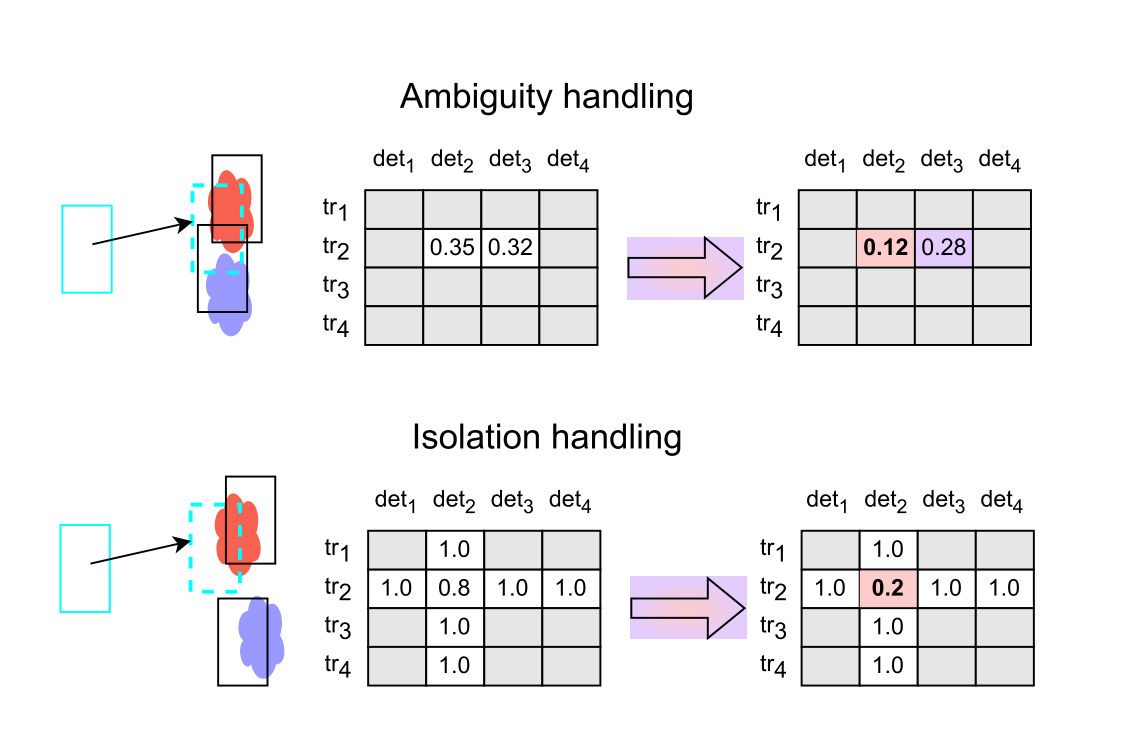
#> input picture 2.6.0/assets/mcbyte/mcbyte-ambiguity-isolation.webp, 1122 x 736 px; its folder holds only this picture in this run
$ python -i cmc.py   (imports and definitions only)
#> lines starting #> are read from the running program, lines starting #| are printed output that depends on the picture
#> further down, picture is the input picture: shape (736, 1122, 3); mean B, G, R 240.6, 239.3, 240.3
# ------------------------------------------------------------------------
# Trackers
# Copyright (c) 2026 Roboflow. All Rights Reserved.
# Licensed under the Apache License, Version 2.0 [see LICENSE for details]
# ------------------------------------------------------------------------

import copy
import logging
from dataclasses import dataclass
from typing import Any, Literal

import cv2
import numpy as np

logger = logging.getLogger("trackers.cmc")

CMCTMethod = Literal["orb", "sift", "sparseOptFlow", "ecc"]


@dataclass
class CMCConfig:
    """
    Configuration for camera motion compensation (CMC).

    The CMC module estimates a global 2D affine transform `H` (2x3) between consecutive
    frames. This transform is then applied to predicted track states before data
    association.

    Attributes:
        method:
            Camera motion estimation method.

            - "orb": Feature matching using
              FAST keypoints + ORB descriptors + BFMatcher (Hamming),
              followed by robust affine estimation (RANSAC).
              Optionally masks out detection boxes so features are extracted from
              background.
            - "sift": Feature matching using
              SIFT keypoints + SIFT descriptors + BFMatcher (L2),
              followed by robust affine estimation (RANSAC).
              Optionally masks out detection boxes so features are extracted from
              background. "sift" generally produces fewer but more distinctive matches
              than ORB at higher compute cost.
            - "sparseOptFlow": Sparse optical flow using corner tracking:
              goodFeaturesToTrack -> calcOpticalFlowPyrLK -> robust affine estimation
              (RANSAC).
            - "ecc": Global image alignment using the Enhanced Correlation Coefficient
              (ECC) optimization method. This estimates a 2D Euclidean transform
              directly from grayscale image intensities rather than from sparse feature
              correspondences.

        downscale:
            Integer downscale factor applied to frames before running CMC.

            Purpose:
            - Speeds up feature extraction / optical flow.

            Behavior:
            - Frames are resized to (W//downscale, H//downscale) for motion estimation.
            - The resulting affine translation components H[0,2], H[1,2] are scaled back
              by multiplying by `downscale`, so the transform is in original image
              coordinates.

        fast_threshold:
            (ORB only) Threshold for the FAST keypoint detector.
            Higher values yield fewer keypoints (more selective); lower values yield
            more keypoints.

        ransac_reproj_threshold:
            (ORB and SIFT) RANSAC reprojection threshold in pixels passed to
            OpenCV's affine estimation. It controls how far a point is allowed to
            deviate from the estimated model while still being counted as an inlier.
            Smaller values are stricter (reject more matches); larger values are more
            tolerant.

        max_spatial_distance_frac:
            (ORB and SIFT) Maximum allowed spatial displacement for a tentative match,
            expressed as a fraction of (image width, image height) *after downscale*.

            Example:
                If max_spatial_distance_frac = 0.25 and the downscaled frame is (W, H),
                then a match is rejected if |dx| >= 0.25*W or |dy| >= 0.25*H.

            Motivation:
                Reject obviously incorrect descriptor matches whose displacement is
                implausibly large.

        roi_min_frac:
            (ORB and SIFT) Lower bound of the region-of-interest (ROI) used to select
            keypoints, expressed as a fraction of frame size. Points outside the ROI
            are masked out.

            Example:
                roi_min_frac=0.02 means we ignore a ~2% border on each side.

        roi_max_frac:
            (ORB and SIFT) Upper bound of the ROI used to select keypoints (fraction of
            frame size). Together with roi_min_frac, it defines a central rectangle:
                [roi_min_frac..roi_max_frac] in both x and y.

        sift_n_octave_layers:
            (SIFT only) Number of octave layers used by SIFT when constructing the
            scale-space pyramid. Increasing this can increase sensitivity to scale
            changes, at higher compute cost.

        sift_contrast_threshold:
            (SIFT only) Threshold controlling how sensitive SIFT is
            to low-contrast keypoints. Lower values generally produce more keypoints;
            higher values are stricter.

        sift_edge_threshold:
            (SIFT only) Threshold controlling rejection of keypoints on edges.
            Lower values reject more edge-like responses; higher values are more
            permissive.

        sof_max_corners:
            (SparseOptFlow only) `maxCorners` passed to `cv2.goodFeaturesToTrack`.
            Maximum number of corners to detect for tracking.
            Larger values can improve robustness (more points), but cost more compute.

        sof_quality_level:
            (SparseOptFlow only) `qualityLevel` passed to `cv2.goodFeaturesToTrack`.
            Minimum accepted quality of corners. A higher value keeps only stronger
            corners; a lower value yields more corners (including weaker ones).

        sof_min_distance:
            (SparseOptFlow only) `minDistance` passed to `cv2.goodFeaturesToTrack`.
            Minimum Euclidean distance (in pixels) between returned corners.
            Higher values produce more spatially spread points; lower values allow
            clustering.

        sof_block_size:
            (SparseOptFlow only) `blockSize` passed to `cv2.goodFeaturesToTrack`.
            Size of the neighborhood used to compute corner quality (structure tensor
            window).

        sof_use_harris:
            (SparseOptFlow only) `useHarrisDetector` passed to
            `cv2.goodFeaturesToTrack`. If True, uses the Harris corner measure;
            if False, uses the Shi-Tomasi measure.

        sof_k:
            (SparseOptFlow only) `k` passed to `cv2.goodFeaturesToTrack`.
            Harris detector free parameter. Ignored if `sof_use_harris` is False.

        ecc_number_of_iterations:
            (ECC only) Maximum number of optimization iterations used by the ECC
            alignment procedure.

        ecc_termination_eps:
            (ECC only) Convergence tolerance used by the ECC optimizer.
            Smaller values require a more precise fit and may increase runtime.

        ecc_gaussian_filter_size:
            (ECC only) Gaussian filter size parameter passed to OpenCV's
            `findTransformECC`. This can help stabilize optimization on noisy frames.
            A value of 1 matches the current implementation.
    """

    method: CMCTMethod = "sparseOptFlow"
    downscale: int = 2

    # Shared ORB and SIFT parameters (_estimate_feature_affine)
    ransac_reproj_threshold: float = 3.0
    max_spatial_distance_frac: float = 0.25
    roi_min_frac: float = 0.02
    roi_max_frac: float = 0.98

    # ORB parameters
    fast_threshold: int = 20

    # SIFT parameters
    sift_n_octave_layers: int = 3
    sift_contrast_threshold: float = 0.02
    sift_edge_threshold: int = 20

    # Sparse optical flow parameters (goodFeaturesToTrack)
    sof_max_corners: int = 1000
    sof_quality_level: float = 0.01
    sof_min_distance: int = 1
    sof_block_size: int = 3
    sof_use_harris: bool = False
    sof_k: float = 0.04

    # ECC parameters

    # BoT-SORT's original, which significantly increases runtime
    # ecc_number_of_iterations: int = 5000
    # ecc_termination_eps: float = 1e-6

    # Adjusted
    ecc_number_of_iterations: int = 50
    ecc_termination_eps: float = 1e-4

    ecc_gaussian_filter_size: int = 1


class CMC:
    """
    Camera motion compensation estimator and track state warper.

    Typical usage in the tracker loop:
        H = cmc.estimate(frame_bgr, mask_boxes_xyxy)

    Internal state:
        - Keeps previous-frame features / points depending on the chosen method.
        - On the first frame (or after reset), returns identity transform.

    Notes:
        - H maps points from previous frame coordinates to current frame coordinates.
        - This class does not perform any drawing/visualization; it only estimates
        transforms.
    """

    def __init__(self, cfg: CMCConfig | None = None) -> None:
        """
        Initialize CMC.

        Args:
            cfg: Optional configuration. If None, defaults are used.

        Notes:
            - Detector/extractor/matcher are only created if method is "orb" or "sift".
            - feature_params are only created if method is "sparseOptFlow".
            - ECC optimization settings are created for "ecc".
        """
        self.cfg = cfg or CMCConfig()
        self.downscale = max(1, int(self.cfg.downscale))

        # ORB init (only if needed)
        self.detector: Any | None = None
        self.extractor: Any | None = None
        self.matcher: Any | None = None
        if self.cfg.method == "orb":
            self.detector = cv2.FastFeatureDetector_create(self.cfg.fast_threshold)
            self.extractor = cv2.ORB_create()
            self.matcher = cv2.BFMatcher(cv2.NORM_HAMMING)
        elif self.cfg.method == "sift":
            self.detector = cv2.SIFT_create(
                nOctaveLayers=self.cfg.sift_n_octave_layers,
                contrastThreshold=self.cfg.sift_contrast_threshold,
                edgeThreshold=int(self.cfg.sift_edge_threshold),
            )
            self.extractor = cv2.SIFT_create(
                nOctaveLayers=self.cfg.sift_n_octave_layers,
                contrastThreshold=self.cfg.sift_contrast_threshold,
                edgeThreshold=int(self.cfg.sift_edge_threshold),
            )
            self.matcher = cv2.BFMatcher(cv2.NORM_L2)
        elif self.cfg.method == "sparseOptFlow":
            self.feature_params = {
                "maxCorners": self.cfg.sof_max_corners,
                "qualityLevel": self.cfg.sof_quality_level,
                "minDistance": self.cfg.sof_min_distance,
                "blockSize": self.cfg.sof_block_size,
                "useHarrisDetector": self.cfg.sof_use_harris,
                "k": self.cfg.sof_k,
            }
        elif self.cfg.method == "ecc":
            self.warp_mode = cv2.MOTION_EUCLIDEAN
            self.criteria = (
                cv2.TERM_CRITERIA_EPS | cv2.TERM_CRITERIA_COUNT,
                self.cfg.ecc_number_of_iterations,
                self.cfg.ecc_termination_eps,
            )
        else:
            valid = ("orb", "sift", "sparseOptFlow", "ecc")
            raise ValueError(
                f"Unknown CMC method {self.cfg.method!r}. Valid options are: {valid}."
            )

        self.frames_failed = 0
        self.reset()

    def reset(self) -> None:
        """
        Reset internal state.

        After calling reset:
        - The next `estimate()` call returns identity and initializes prev-frame state.
        - This should be called when starting a new sequence or after a scene cut.
        """
        self._initialized = False
        self.frames_failed = 0

        # ORB state
        self._prev_kps = None
        self._prev_desc: np.ndarray | None = None

        # SparseOptFlow state
        self._prev_frame_gray: np.ndarray | None = None

        # shape (N,1,2) from goodFeaturesToTrack
        self._prev_points: np.ndarray | None = None

    def estimate(
        self, frame_bgr: np.ndarray, dets_xyxy: np.ndarray | None = None
    ) -> np.ndarray:
        """
        Estimate global affine transform H (2x3) from previous frame to current frame.

        Args:
            frame_bgr: Current frame in BGR format (uint8), shape (H, W, 3).
            dets_xyxy: Optional detections (N,4) in xyxy format, in original image
                scale. Used by feature-based methods (ORB and SIFT) to mask out object
                regions during motion estimation.

        Returns:
            H: Affine transform matrix of shape (2, 3), dtype float32.
               Identity if not enough correspondences or if not initialized yet.
        """
        if frame_bgr is None:
            return np.eye(2, 3, dtype=np.float32)

        if self.cfg.method == "orb" or self.cfg.method == "sift":
            return self._estimate_feature_affine(frame_bgr, dets_xyxy)

        if self.cfg.method == "sparseOptFlow":
            return self._estimate_sparse_optflow(frame_bgr)

        if self.cfg.method == "ecc":
            return self._estimate_ecc(frame_bgr)

        # fallback
        return np.eye(2, 3, dtype=np.float32)

    # [130 lines left out: function _estimate_feature_affine, not called in this run]

    def _estimate_sparse_optflow(self, frame_bgr: np.ndarray) -> np.ndarray:
        """
        Sparse optical-flow-based affine estimation.

        Steps:
            1) grayscale (+ optional downscale)
            2) detect corners using goodFeaturesToTrack
            3) compute correspondences via calcOpticalFlowPyrLK(prev, curr, prev_points)
            4) keep only points with status == 1
            5) estimate affine transform with RANSAC
            6) scale translation back up if downscaled

        Args:
            frame_bgr: Current BGR frame.

        Returns:
            H: (2,3) affine transform mapping previous-current, float32.
        """
        H_img, W_img = frame_bgr.shape[:2]
#> H_img = 736; W_img = 1122
        frame = cv2.cvtColor(frame_bgr, cv2.COLOR_BGR2GRAY)
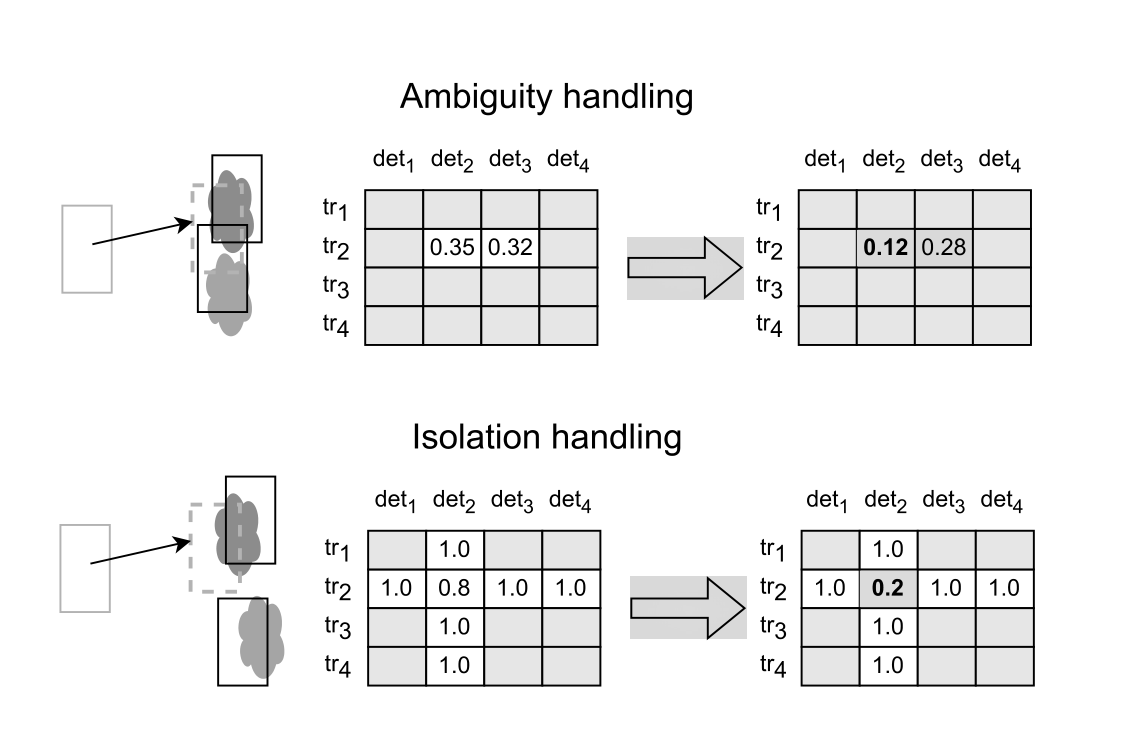
#> frame: shape (736, 1122); min 0, max 255, mean 239.8

        H_aff = np.eye(2, 3, dtype=np.float32)

        # Downscale
        if self.downscale > 1:
            frame = cv2.resize(
                frame, (W_img // self.downscale, H_img // self.downscale)
            )
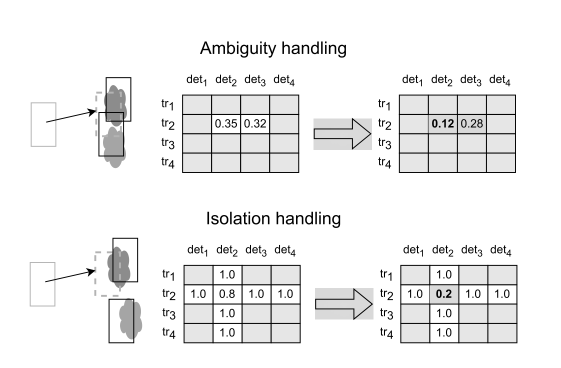
#> frame: shape (368, 561); min 0, max 255, mean 239.8

        # Find keypoints in current frame
        keypoints = cv2.goodFeaturesToTrack(frame, mask=None, **self.feature_params)
#> keypoints = 1000 rows, first 8: [205, 47], [267, 45], [240, 114], [293, 51], [240, 223], [216, 47], [221, 47], [219, 46]

        # First frame: init and return identity
        if not self._initialized:
            self._prev_frame_gray = frame.copy()
            self._prev_points = copy.copy(keypoints)
#> self._prev_points has the same summary as keypoints
            self._initialized = True
            return H_aff

        # If we don't have points, re-init
        if (
            self._prev_frame_gray is None
            or self._prev_points is None
            or keypoints is None
        ):
            self._prev_frame_gray = frame.copy()
            self._prev_points = copy.copy(keypoints)
            return H_aff

        # Optical flow correspondences
        # calcOpticalFlowPyrLK will throw or return nonsense if we give it None
        matched, status, _err = cv2.calcOpticalFlowPyrLK(
            self._prev_frame_gray, frame, self._prev_points, None
        )

        if status is None or matched is None:
            self._prev_frame_gray = frame.copy()
            self._prev_points = copy.copy(keypoints)
            return H_aff

        # Keep only good correspondences
        prev_pts: list[np.ndarray] = []
        curr_pts: list[np.ndarray] = []
        # status is (N,1) or (N,)
        status_flat = status.reshape(-1)

        for i in range(len(status_flat)):
            if status_flat[i]:
                prev_pts.append(self._prev_points[i])
                curr_pts.append(matched[i])

        prev_pts_np = np.array(prev_pts)
        curr_pts_np = np.array(curr_pts)

        # Find rigid matrix
        if (np.size(prev_pts_np, 0) > 4) and (
            np.size(prev_pts_np, 0) == np.size(curr_pts_np, 0)
        ):
            H_est, _ = cv2.estimateAffinePartial2D(
                prev_pts_np,
                curr_pts_np,
                method=cv2.RANSAC,
            )
            if H_est is not None:
                H_aff = H_est.astype(np.float32)

                # Handle downscale translation back to original image coords
                if self.downscale > 1:
                    H_aff[0, 2] *= self.downscale
                    H_aff[1, 2] *= self.downscale
        else:
            logger.warning("CMC: not enough matching points for motion estimation")
            self.frames_failed += 1

        # Store to next iteration
        self._prev_frame_gray = frame.copy()
        # self._prev_points = copy.copy(keypoints)
        self._prev_points = None if keypoints is None else keypoints.copy()

        return H_aff

    # [75 lines left out: function _estimate_ecc, not called in this run]

>>> import cv2
>>> picture = cv2.imread('../../../2.6.0/assets/mcbyte/mcbyte-ambiguity-isolation.webp')
>>> result = CMC().estimate(picture)
#> result = [[1, 0, 0], [0, 1, 0]]

$ run again, on 2.6.0/assets/mcbyte/mcbyte-pipeline.webp
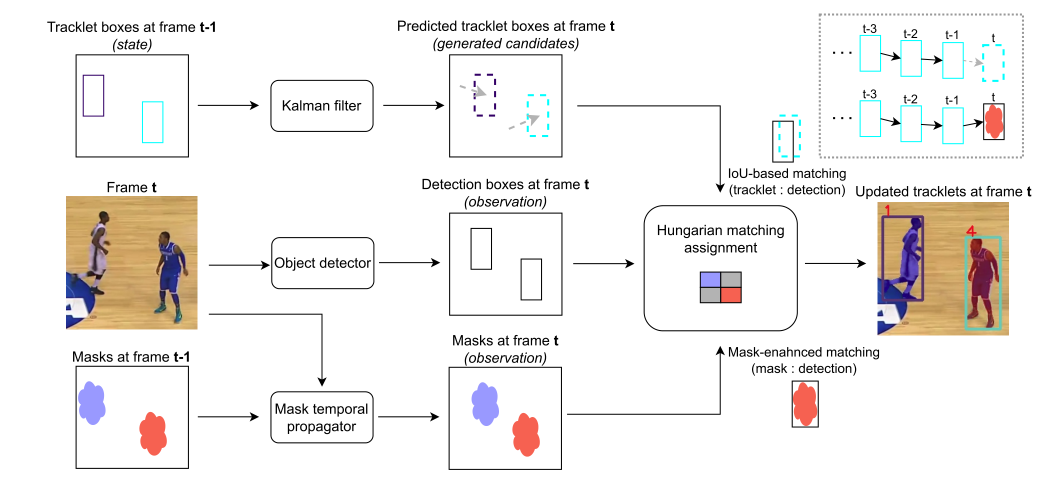
#> input picture 2.6.0/assets/mcbyte/mcbyte-pipeline.webp, 2127 x 970 px (shown at 1/2 size)
#> picture is the input picture: shape (970, 2127, 3); mean B, G, R 236.8, 239, 241.6
#> in _estimate_sparse_optflow, `frame = cv2.cvtColor(frame_bgr, cv2.COLOR_BGR2GRAY)`:
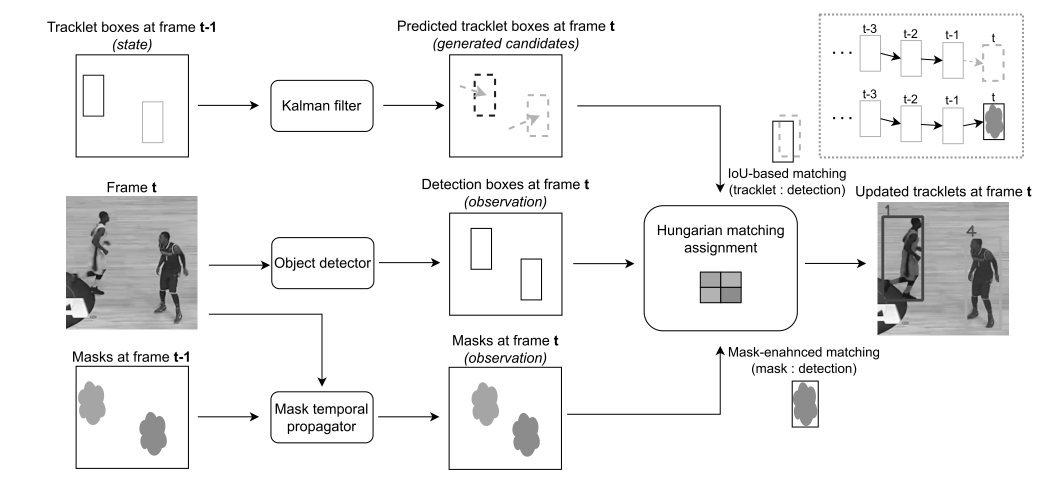
#> frame: shape (970, 2127) (shown at 1/2 size); min 0, max 255, mean 239.5
#> in _estimate_sparse_optflow, `frame = cv2.resize( frame, (W_img // self.downscale, H_img // self.dow..`:
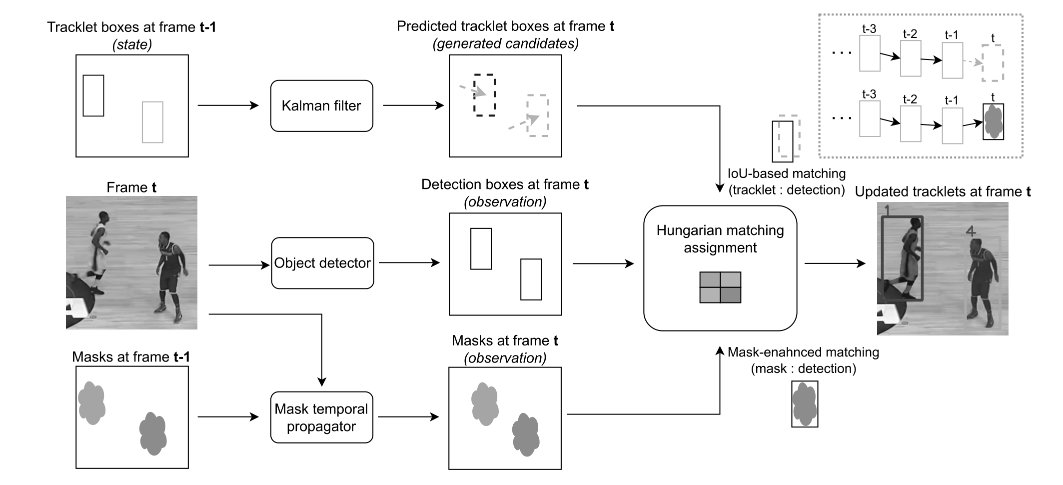
#> frame: shape (485, 1063); min 0, max 255, mean 239.5
#> keypoints = 1000 rows, first 8: [849, 118], [841, 118], [833, 118], [849, 52], [841, 52], [612, 30], [833, 52], [586, 180]
#> self._prev_points has the same summary as keypoints
#> result = [[1, 0, 0], [0, 1, 0]]
